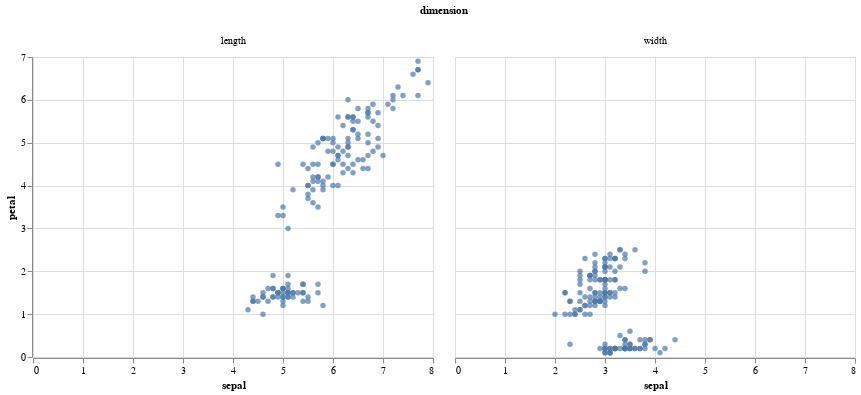

Notebook code for this chart:
### Markdown cell above
It probably doesn't make sense to look at length and width together. Let's separate them. I can do this in one line of code because I've converted to a long format.

### Code cell
alt.Chart(df).mark_circle().encode(
    x="sepal:Q",
    y="petal:Q",
    column="dimension:N"
)

### Figure 1 — Vega-Lite specification as saved in the notebook (floating-point values rounded to 4 significant figures; data arrays with more than 128 entries replaced by an {"elided": "..."} marker saying what was removed)
{"config": {"view": {"continuousWidth": 400, "continuousHeight": 300}}, "data": {"name": "data-1e6c28c1dc208265e5e6c9f1dcbc0d75"}, "mark": "circle", "encoding": {"column": {"field": "dimension", "type": "nominal"}, "x": {"field": "sepal", "type": "quantitative"}, "y": {"field": "petal", "type": "quantitative"}}, "$schema": "https://vega.github.io/schema/vega-lite/v4.17.0.json", "datasets": {"data-1e6c28c1dc208265e5e6c9f1dcbc0d75": {"elided": "300 records"}}}
